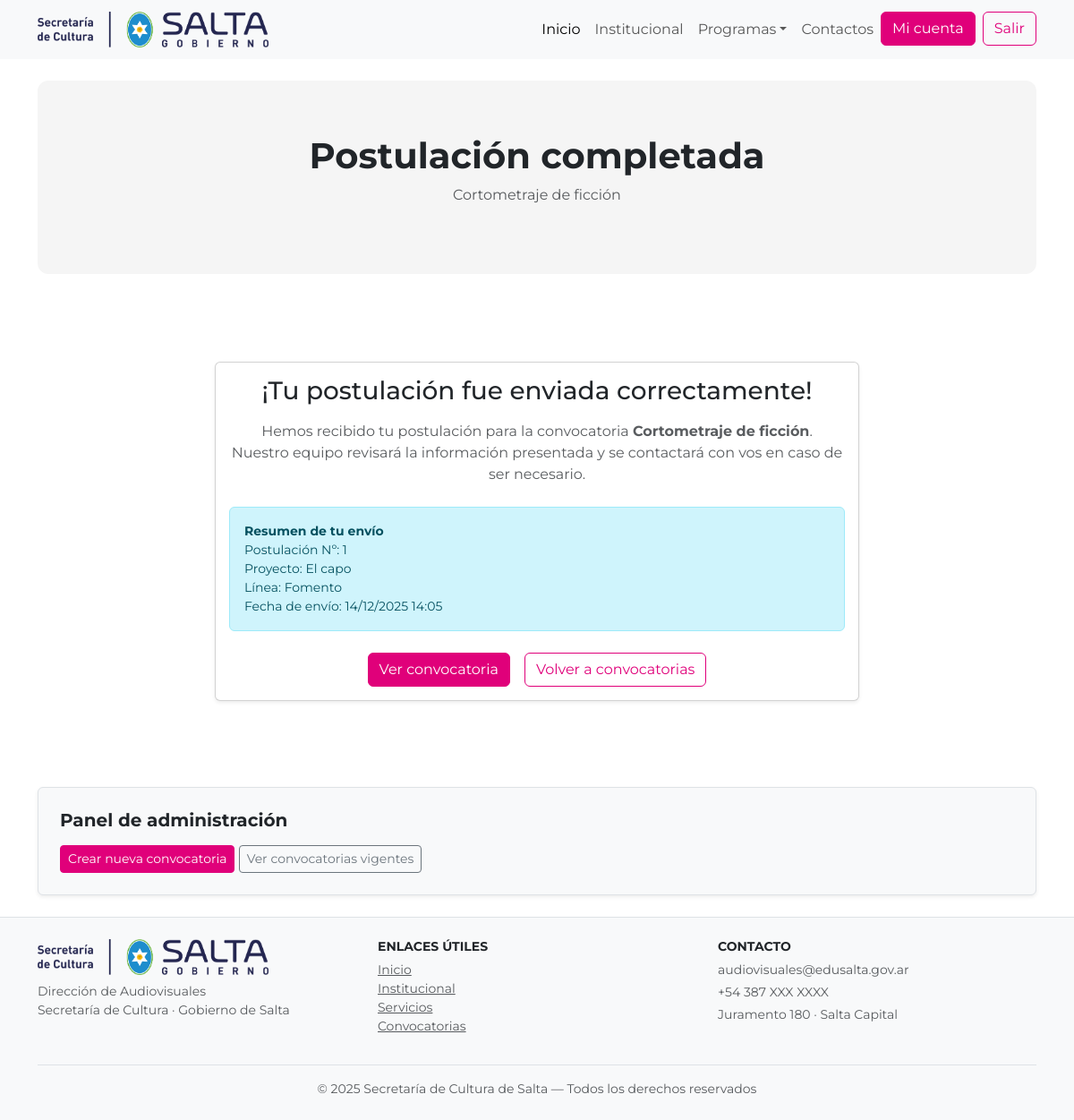
The page /convocatorias/postulacion/enviada/1/ (signed in) on the database its author committed.
### convocatorias/models.py (models this page shows, shortened)
class Convocatoria(models.Model):
    titulo = models.CharField(max_length=200)
    slug = models.SlugField(unique=True, blank=True)
    descripcion_corta = models.TextField(blank=True)
    descripcion_larga = models.TextField(blank=True)
    url_curso = models.URLField(
        "URL del curso asincrónico",
        blank=True,
        null=True,
        help_text="Solo completar si el curso es asincrónico."
    )
    categoria = models.CharField(max_length=20, choices=CATEGORIAS)
    tematica_genero = models.CharField(max_length=200, blank=True)
    linea = models.CharField(max_length=20, choices=LINEAS)
    requisitos = models.TextField(blank=True)
    beneficios = models.TextField(blank=True)
    bases_pdf = models.FileField(
        upload_to="convocatorias/bases/",
        blank=True,
        null=True
    )
    imagen = models.ImageField(
        upload_to="convocatorias/img/",
        blank=True,
        null=True
    )
    fecha_inicio = models.DateField()
    fecha_fin = models.DateField()
    bloque_personas = models.CharField(
        max_length=20,
        choices=BLOQUE_PERSONAS_TITULO,
        default="JURADO"
    )
    jurado1_nombre = models.CharField(max_length=200, blank=True)
    jurado1_foto = models.ImageField(upload_to="convocatorias/jurados/", blank=True, null=True)
    jurado1_bio = models.TextField(blank=True)
    jurado2_nombre = models.CharField(max_length=200, blank=True)
    jurado2_foto = models.ImageField(upload_to="convocatorias/jurados/", blank=True, null=True)
    jurado2_bio = models.TextField(blank=True)
    jurado3_nombre = models.CharField(max_length=200, blank=True)
    jurado3_foto = models.ImageField(upload_to="convocatorias/jurados/", blank=True, null=True)
    jurado3_bio = models.TextField(blank=True)
    orden = models.PositiveIntegerField(default=0)
    url_destino = models.CharField(max_length=300, blank=True)
    class Meta:
        ordering = ["orden", "-fecha_inicio"]

class Postulacion(models.Model):
    user = models.ForeignKey(User, on_delete=models.CASCADE)
    convocatoria = models.ForeignKey(Convocatoria, on_delete=models.CASCADE)
    nombre_proyecto = models.CharField(max_length=255)
    TIPO_PROYECTO = [
        ("cine_corto", "Cortometraje"),
        ("cine_largo", "Largometraje"),
        ("serie", "Serie"),
        ("serie_web", "Serie Web"),
        ("animacion", "Animación"),
        ("videoclip", "Videoclip"),
        ("videojuego", "Videojuego"),
        ("transmedia", "Transmedia"),
        ("otro", "Otro"),
    ]
    tipo_proyecto = models.CharField(max_length=50, choices=TIPO_PROYECTO)
    GENERO = [
        ("ficcion", "Ficción"),
        ("documental", "Documental"),
        ("noficcion", "No ficción"),
        ("educativo", "Educativo"),
        ("otro", "Otro"),
    ]
    genero = models.CharField(max_length=50, choices=GENERO)
    declaracion_jurada = models.BooleanField(default=False)
    fecha_envio = models.DateTimeField(auto_now_add=True)
    ESTADOS = [
        ("ENVIADA", "Enviada"),
        ("REVISION", "En revisión"),
        ("SUBSANAR", "Subsanar"),
        ("APROBADA", "Aprobada"),
        ("RECHAZADA", "Rechazada"),
    ]
    estado = models.CharField(
        max_length=20,
        choices=ESTADOS,
        default="ENVIADA"
    )
    class Meta:
        ordering = ["-fecha_envio"]
        verbose_name = "Postulación"
        verbose_name_plural = "Postulaciones"

### convocatorias/views.py (the view)
@login_required(login_url="/usuarios/login/")
def postulacion_confirmada(request, postulacion_id):
    postulacion = get_object_or_404(Postulacion, id=postulacion_id)
    if postulacion.user != request.user:
        return redirect("convocatorias:convocatorias_home")
    return render(
        request,
        "convocatorias/postulacion_completada.html",
        {
            "postulacion": postulacion,
            "convocatoria": postulacion.convocatoria,
        },
    )

### convocatorias/templates/convocatorias/postulacion_completada.html
{% extends "sitio_publico/base.html" %}
{% load static %}
{% block content %}
<section class="fomento-hero text-center">
  <h1 class="fw-bold mb-2">Postulación completada</h1>
  <p class="text-muted">
    {{ convocatoria.titulo }}
  </p>
</section>
<div class="container py-5">
  <div class="row justify-content-center">
    <div class="col-lg-8">
      <div class="card shadow-sm text-center">
        <div class="card-body p-4">
          <h3 class="mb-3">¡Tu postulación fue enviada correctamente!</h3>
          <p class="text-muted mb-4">
            Hemos recibido tu postulación para la convocatoria
            <strong>{{ convocatoria.titulo }}</strong>.<br>
            Nuestro equipo revisará la información presentada y
            se contactará con vos en caso de ser necesario.
          </p>
          {% if postulacion %}
          <div class="alert alert-info text-start small">
            <strong>Resumen de tu envío</strong><br>
            Postulación Nº: {{ postulacion.id }}<br>
            Proyecto: {{ postulacion.nombre_proyecto }}<br>
            Línea: {{ convocatoria.get_linea_display }}<br>
            Fecha de envío: {{ postulacion.fecha_envio|date:"d/m/Y H:i" }}
          </div>
          {% endif %}
          <div class="mt-4 d-flex justify-content-center gap-3">
            <a href="{% url 'convocatorias:convocatoria_detalle' convocatoria.slug %}"
               class="btn btn-primary">
              Ver convocatoria
            </a>
            <a href="{% url 'convocatorias:convocatorias_home' %}"
               class="btn btn-outline-primary">
              Volver a convocatorias
            </a>
          </div>
        </div>
      </div>
    </div>
  </div>
</div>
{% endblock %}

### sitio_publico/static/sitio_publico/css/main.css (style rules this page uses)
html, body { font-family: 'Montserrat', sans-serif !important; }
.card-body { padding: 15px !important; }

### sitio_publico/static/sitio_publico/css/fomento.css (style rules this page uses)
.fomento-hero { background: #f5f5f5; border-radius: 12px; padding: 60px 35px; margin-bottom: 50px; }

### rows shown on the page
Convocatoria: titulo "Cortometraje de ficción", linea "Fomento"
Postulacion: id "1", nombre_proyecto "El capo", fecha_envio "14/12/2025 14:05"
